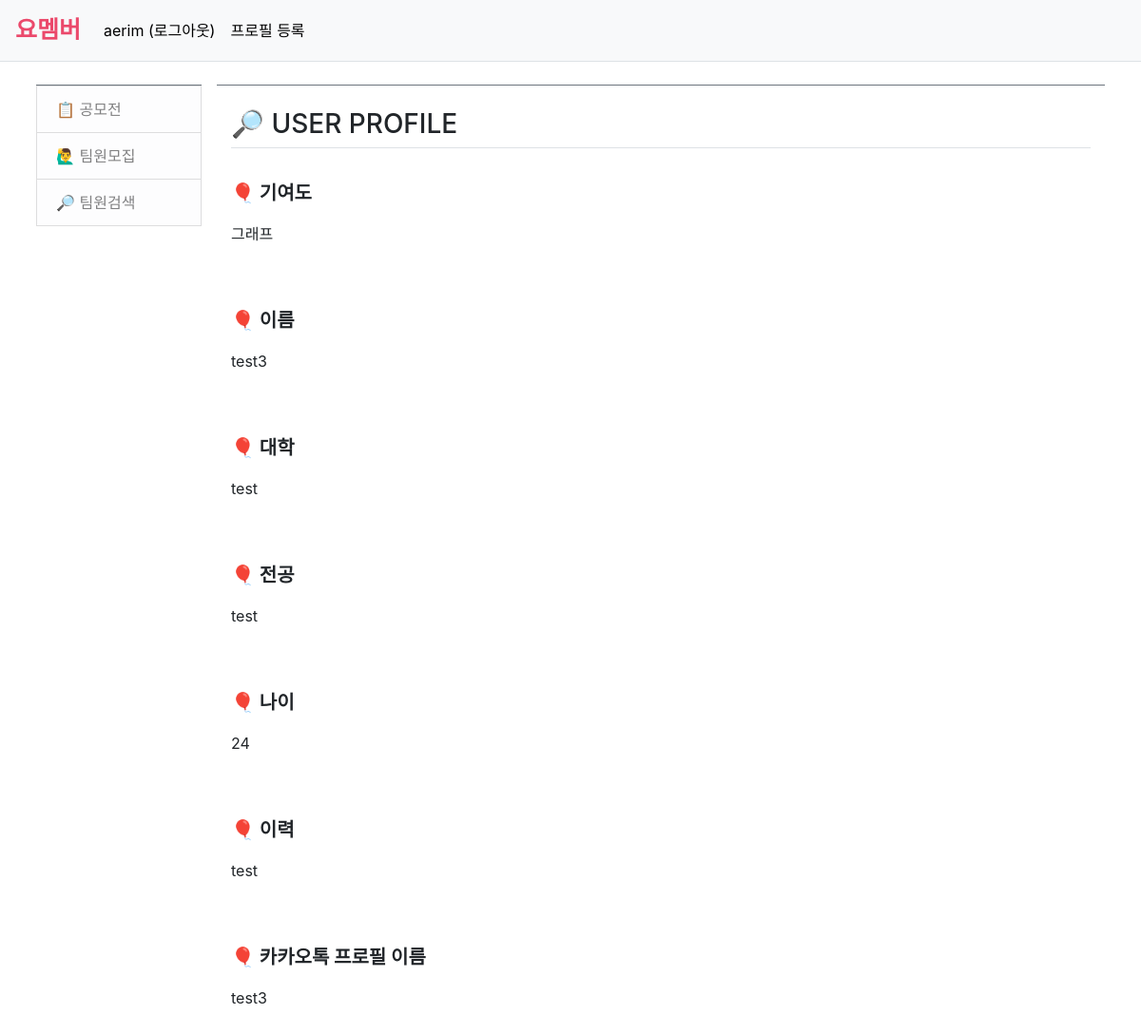
Screenshot of /yomember/searchMember/test3/ (signed in) with the database file from the repository.
### common/models.py (models this page shows)
class Profile(models.Model):
    name = models.CharField(max_length=50) # 사용자 이름
    college = models.CharField(max_length=100) # 대학
    major = models.CharField(max_length=100) # 전공
    age = models.IntegerField() # 나이
    workHistory = models.TextField() # 이력
    blog = models.URLField(blank=True) # 개인 블로그(선택 사항)
    kakaoName = models.CharField(max_length=50) # 카카오톡 프로필 이름
    kakaoTalk = models.FileField() # 카카오톡 대화 파일
    cdate = models.DateTimeField(auto_now_add=True) # 게시물 생성 날짜

### yomember/views.py (the view)
# urls.py: path('searchMember/<str:user_username>/', views.userInfo, name='userInfo'),
def userInfo(request, user_username):
    profile = Profile.objects.filter(name = user_username)
    context = {'profile': profile}
    return render(request, 'yomember/userProfile.html', context)

### templates/yomember/userProfile.html (shortened to what this page needs)
{% extends 'base.html' %}
{% block content %}
{% load static %}
<link rel="stylesheet" type="text/css" href="{% static 'bootstrap.min.css' %}">
    {% for profile_detail in profile %}
    <div class="container my-3">
        <h3 class="border-bottom py-2">🔎 USER PROFILE</h3>
        <br><p style="font-size: 20px; font-weight: bold;">🎈 기여도</p>
        <p>그래프</p><br><br>
        <p style="font-size: 20px; font-weight: bold;">🎈 이름</p>
        <p>{{ profile_detail.name }}</p><br><br>
        <p style="font-size: 20px; font-weight: bold;">🎈 대학</p>
        <p>{{ profile_detail.college }}</p><br><br>
        <p style="font-size: 20px; font-weight: bold;">🎈 전공</p>
        <p>{{ profile_detail.major }}</p><br><br>
        <p style="font-size: 20px; font-weight: bold;">🎈 나이</p>
        <p>{{ profile_detail.age }}</p><br><br>
        <p style="font-size: 20px; font-weight: bold;">🎈 이력</p>
        <p>{{ profile_detail.workHistory }}</p><br><br>
        <p style="font-size: 20px; font-weight: bold;">🎈 카카오톡 프로필 이름</p>
        <p>{{ profile_detail.kakaoName }}</p><br><br>
    </div>
    {% endfor %}
{% endblock %}

### templates/navbar.html (shortened to what this page needs)
<nav class="navbar navbar-expand-lg navbar-light bg-light border-bottom">
    <a class="navbar-brand" href="{% url 'yomember:index' %}" style="color: #EB496B; font-weight: bold; font-size: 25px;">요멤버</a>
    <div class="collapse navbar-collapse flex-grow-0" id="navbarNav">
        <ul class="navbar-nav">
            <li class="nav-item ">
                {% if user.is_authenticated %}
                <a class="nav-link" href="{% url 'common:logout' %}" style="color: black;">{{ user.username }} (로그아웃)</a>
                {% else %}
                <a class="nav-link" href="{% url 'common:login' %}" style="color: black;">로그인</a>
                {% endif %}
            </li>
            <li class="nav-item ">
                {% if user.is_authenticated %}
                <a class="nav-link" href="{% url 'common:profile' %}" style="color: black;">프로필 등록</a>
                {% endif %}
            </li>
        </ul>
    </div>
</nav>

### rows the page displays
Profile: name "test3", college "test", major "test", age "24", workHistory "test", kakaoName "test3"

### other values shown
{{ user.username }} "aerim"
